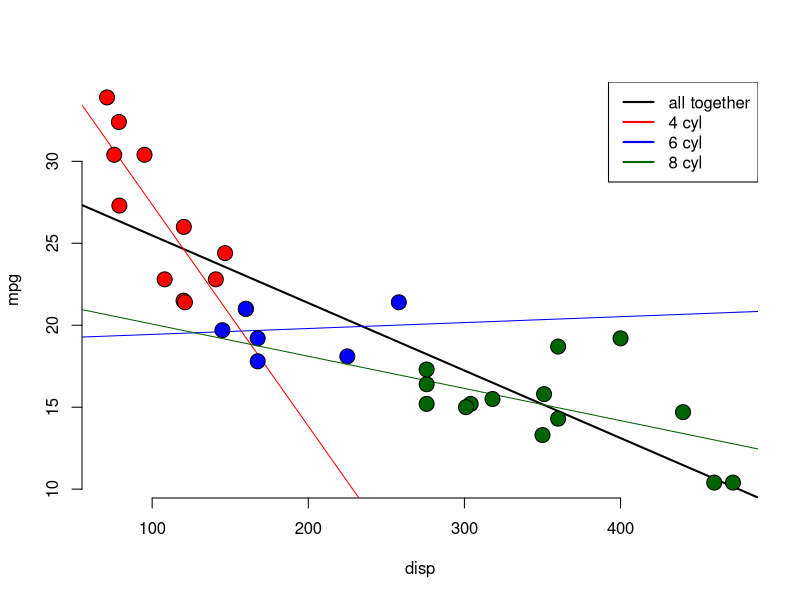
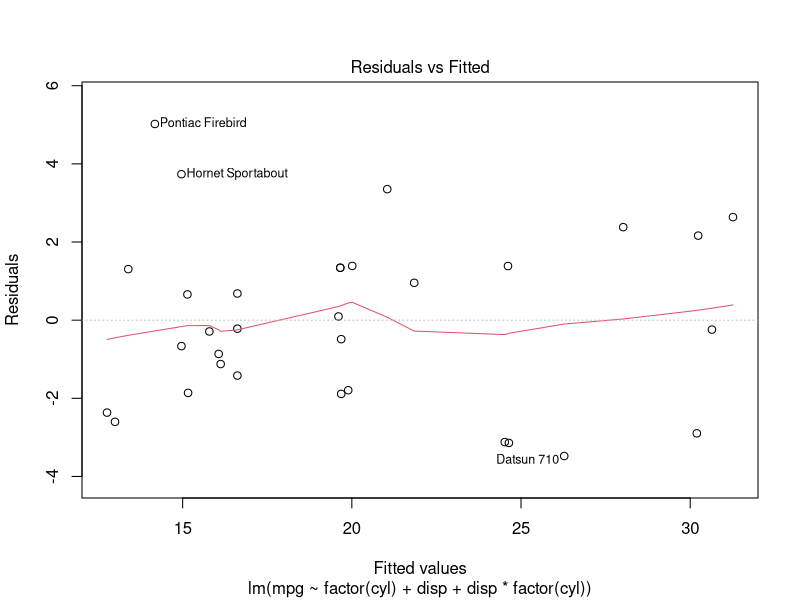
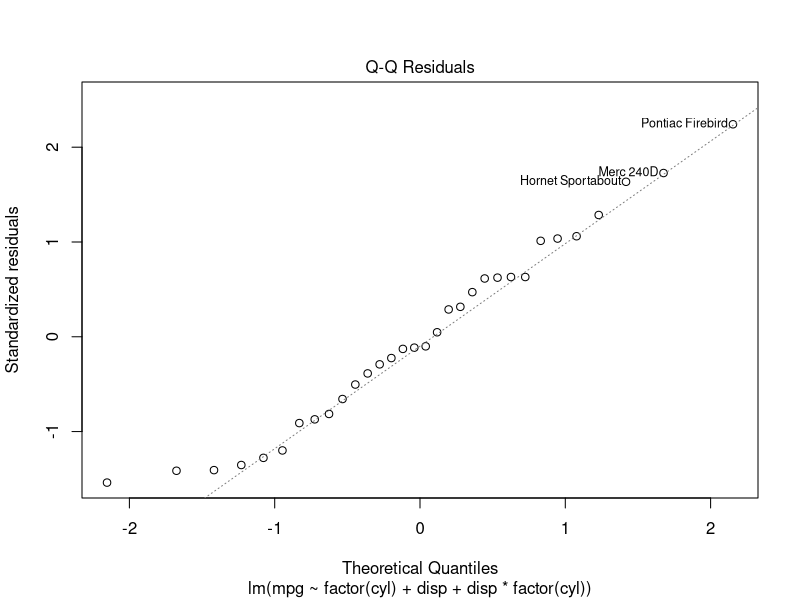
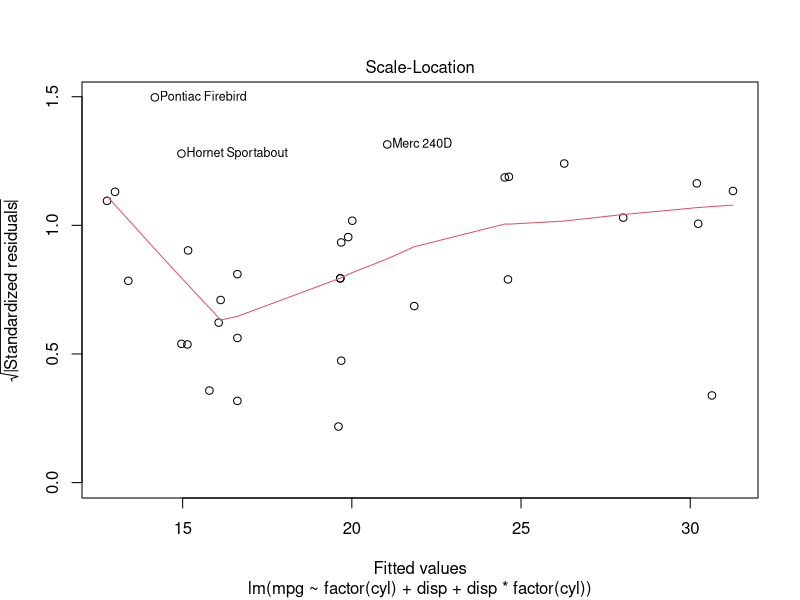
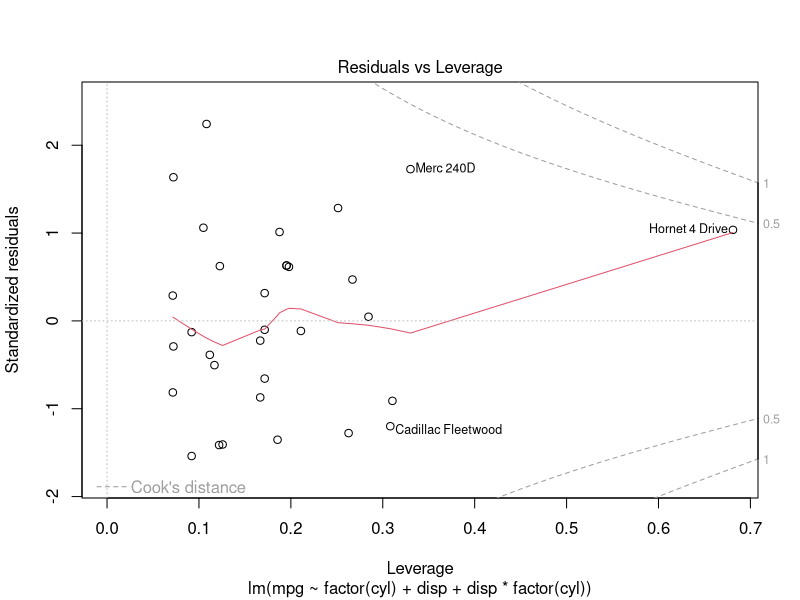
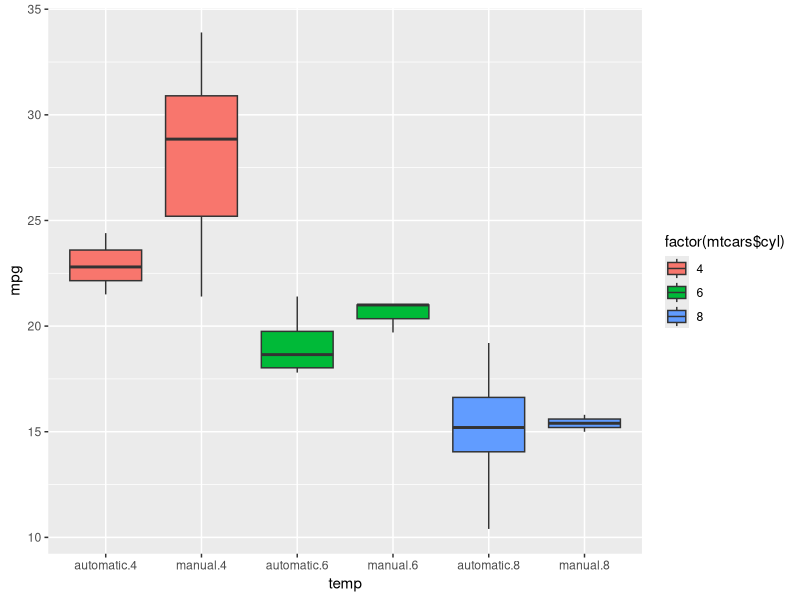

Recreate these plots in R, in order.
## ---- chunk 1
knitr::opts_chunk$set(echo = TRUE)
## ---- chunk 2
lmd1 <- lm(mpg~factor(cyl), data = mtcars)
summary(lmd1)$coef
## ---- chunk 3
lmd2 <- lm(mpg~factor(cyl)+disp-1, data = mtcars)
anova(lmd1, lmd2)
## ---- chunk 4
lmd3 <- lm(mpg~factor(cyl)+disp+disp*factor(cyl), data = mtcars)
anova(lmd1, lmd2, lmd3)
## ---- chunk 5
plot(mtcars$disp, mtcars$mpg, type = 'n', frame=FALSE, xlab = 'disp', ylab = 'mpg')
abline(lm(mtcars$mpg~mtcars$disp), lwd = 2)
abline(coef(lmd3)[1], coef(lmd3)[4], col="red")
points(mtcars$disp[mtcars$cyl==4], mtcars$mpg[mtcars$cyl==4],
       pch=21, col='black', bg="red", cex=2)
abline(coef(lmd3)[1]+coef(lmd3)[2], coef(lmd3)[4]+coef(lmd3)[5], col='blue')
points(mtcars$disp[mtcars$cyl==6], mtcars$mpg[mtcars$cyl==6],
       pch=21, col='black', bg="blue", cex=2)
abline(coef(lmd3)[1]+coef(lmd3)[3], coef(lmd3)[4]+coef(lmd3)[6], col='dark green')
points(mtcars$disp[mtcars$cyl==8], mtcars$mpg[mtcars$cyl==8],
       pch=21, col='black', bg="dark green", cex=2)
legend('topright', legend = c('all together', '4 cyl','6 cyl','8 cyl'),
       col = c('black','red', 'blue', 'dark green'), lty=1,
       lwd = 2)
## ---- chunk 6
plot(lmd3)
## ---- chunk 7
lmd12 <- lm(mpg~factor(am), data = mtcars)
summary(lmd12)$coef
## ---- chunk 8
lmd13 <- lm(mpg~factor(am) + factor(cyl) + factor(cyl)*factor(am), data = mtcars)
anova(lmd12, lmd13)
## ---- chunk 9
summary(lmd13)$coef
## ---- chunk 10
require(ggplot2)
transmission <- mtcars$am
transmission[mtcars$am == 0] <- 'automatic'
transmission[mtcars$am == 1] <- 'manual'
temp <- interaction( transmission, factor(mtcars$cyl) )
ggplot( aes(y=mpg, x=temp, fill=factor(mtcars$cyl)), data = mtcars ) + geom_boxplot()
